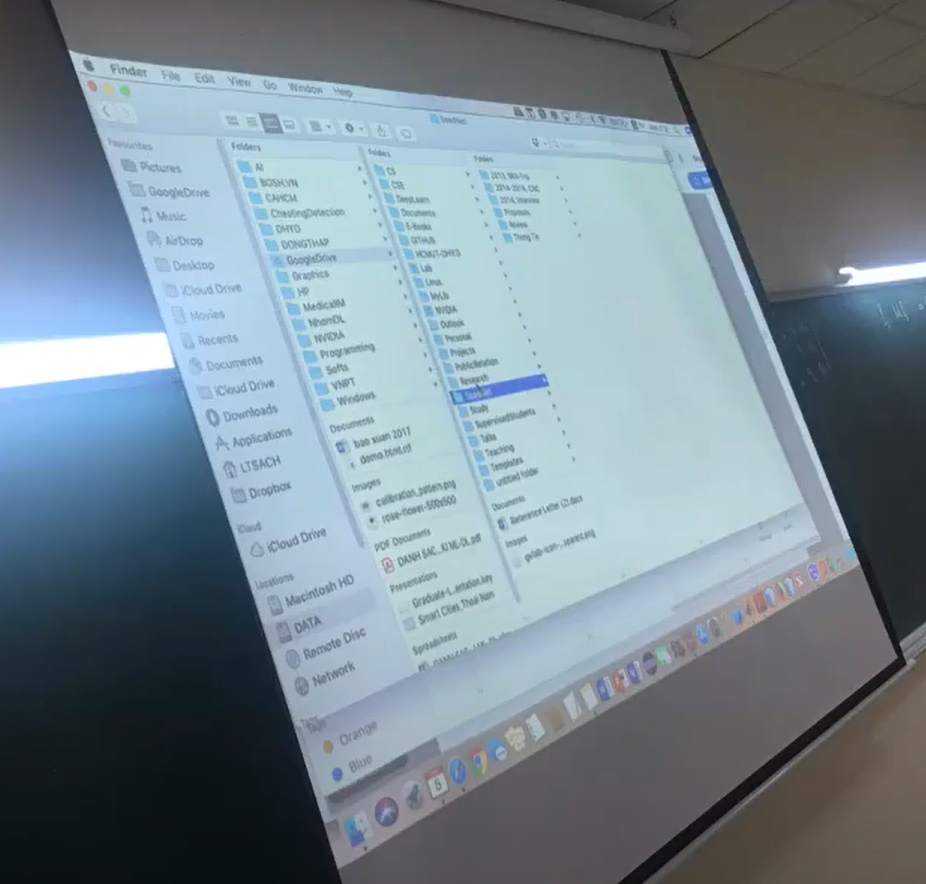
#> input picture CV_3_4/input/hough.png, 926 x 884 px
$ jupyter execute hough_line.py.ipynb
#> lines starting #> are read from the running program, lines starting #| are printed output that depends on the picture; after the words box and inside, x2 and y2 are one past the last pixel; in counts of white or black regions, pixels touching at a corner belong together
### CV_3_4/utils.py
import cv2
import numpy as np
import matplotlib.pyplot as plt
import math
import imutils
import numpy as np
import matplotlib.pylab as plt
from imutils import contours
from scipy.fftpack import dct, idct


# implement 2D DCT
def dct2(a):
    return dct(dct(a.T, norm='ortho').T, norm='ortho')

# implement 2D IDCT
def idct2(a):
    return idct(idct(a.T, norm='ortho').T, norm='ortho')


def s(img):
    plt.imshow(img)
    # plt.axis("off")
    plt.show()

img = cv2.imread("input/bang_diem.png")

import cv2

# [85 lines left out: functions rotate_image, extract_digit, save_image, not called in this run]

### CV_3_4/hough_line.py.ipynb
# HOUGH TRANSFORM

[cell 1]
import cv2
from utils import s
import numpy as np

[cell 2]
im = cv2.imread("input/hough.png")
#> im is the input picture: shape (884, 926, 3); mean B, G, R 144.2, 134.3, 118.6
s(im)

[cell 3]
gray = cv2.cvtColor(im,cv2.COLOR_BGR2GRAY)
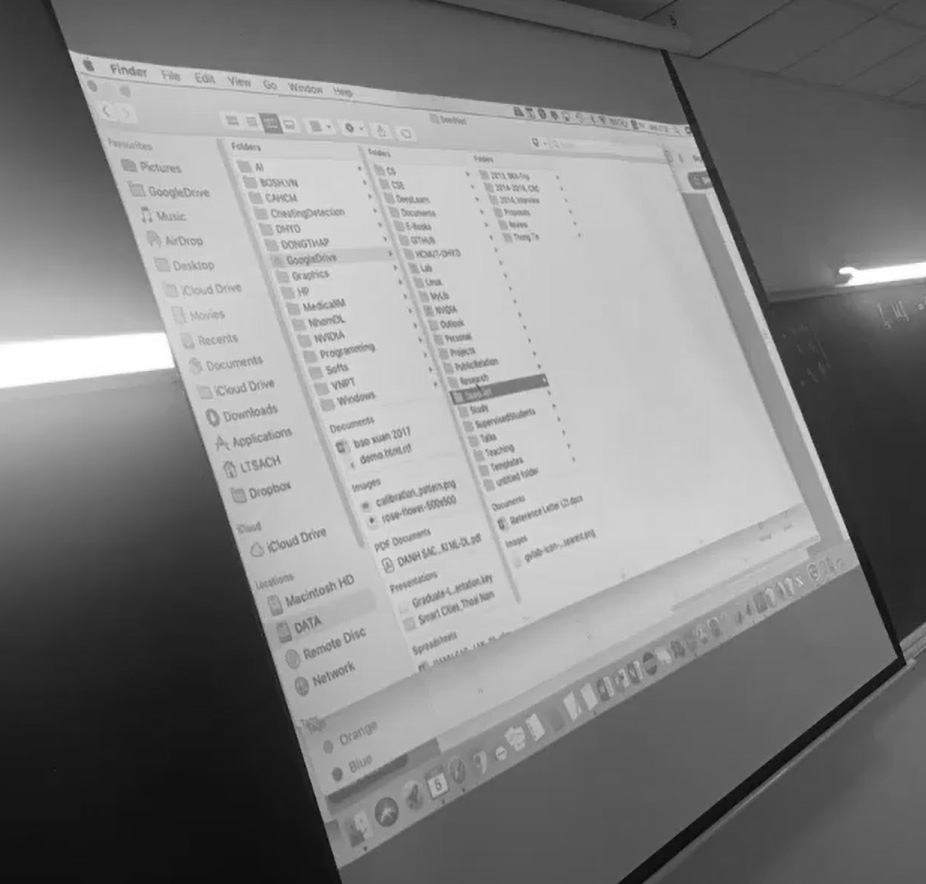
#> gray: shape (884, 926); min 6, max 255, mean 130.7
edges = cv2.Canny(gray,50,200)
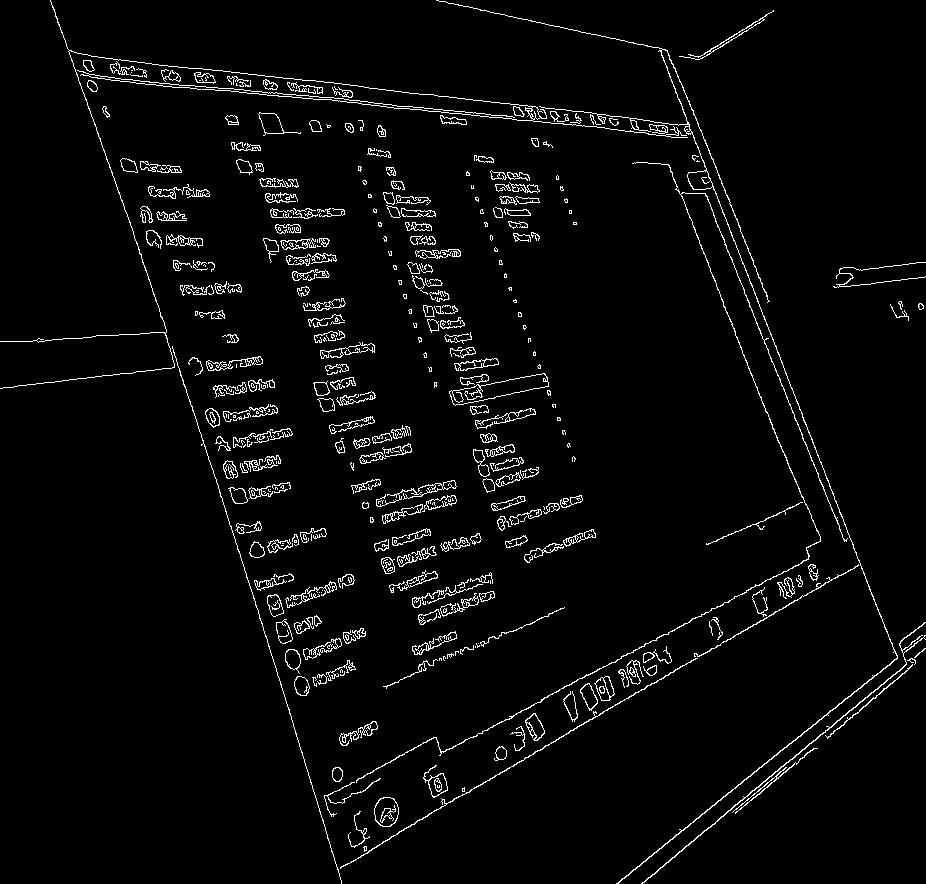
#> edges: shape (884, 926); 3.4% white in thin lines or dots

## HOUGH LINE DETECTION API

[cell 4]
max_slider = 270
lines = cv2.HoughLinesP(edges,1,np.pi/180,max_slider,minLineLength=30,maxLineGap=250)
#> lines = [[76, 73, 704, 139], [336, 866, 860, 563], [321, 817, 849, 537]]
lines = lines.reshape(lines.shape[0],lines.shape[2],lines.shape[1]).squeeze(-1)
print(lines)
#| [[ 76  73 704 139]
#|  [336 866 860 563]
#|  [321 817 849 537]]

[cell 5]
im_clone = im.copy()
for line in lines:
    x1,y1,x2,y2 =line
    cv2.line(im_clone,(x1,y1),(x2,y2),(255,0,0),3)
#> this loop made 3 passes
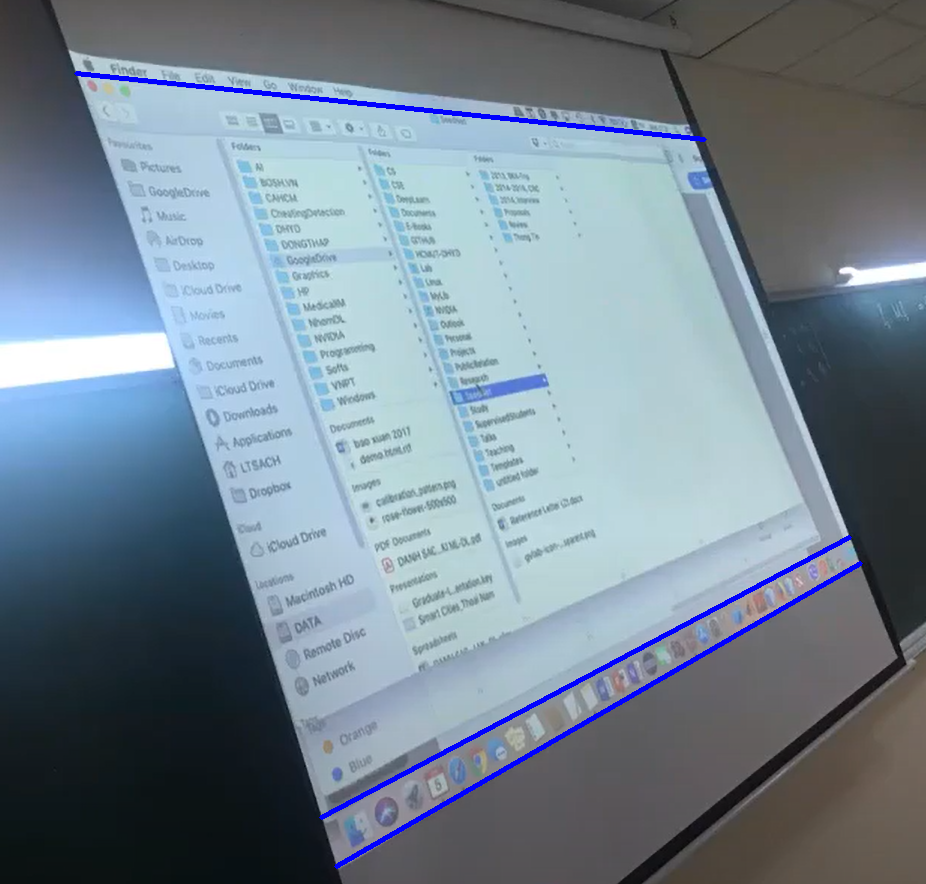
#> im_clone: shape (884, 926, 3); 1.12% of pixels changed, all inside (x1, y1, x2, y2) = (74, 71, 863, 869)
s(im_clone)

[cell 6]
line_top = lines[lines[:,:1].argmin()]
#> line_top = [76, 73, 704, 139]
line_bot = lines[lines[:,:1].argmax()]
#> line_bot = [336, 866, 860, 563]

[cell 7]
pt_A = line_top[:2]
#> pt_A = [76, 73]
pt_B = line_bot[:2]
#> pt_B = [336, 866]
pt_C = line_bot[2:]
#> pt_C = [860, 563]
pt_D = line_top[2:]
#> pt_D = [704, 139]

[cell 8]
width_AD = np.sqrt(((pt_A[0]-pt_D[0])**2) + ((pt_A[1]-pt_D[1])**2))
#> width_AD = 631.5
width_BC = np.sqrt(((pt_B[0]-pt_C[0])**2) + ((pt_B[1]-pt_C[1])**2))
#> width_BC = 605.3
maxWidth = max(int(width_AD),int(width_BC))
#> maxWidth = 631

[cell 9]
height_AB = np.sqrt(((pt_A[0] - pt_B[0]) ** 2) + ((pt_A[1] - pt_B[1]) ** 2))
#> height_AB = 834.5
height_CD = np.sqrt(((pt_C[0] - pt_D[0]) ** 2) + ((pt_C[1] - pt_D[1]) ** 2))
#> height_CD = 451.8
maxHeight = max(int(height_AB), int(height_CD))
#> maxHeight = 834

[cell 10]
input_pts = np.float32([pt_A, pt_B, pt_C, pt_D])
#> input_pts = [[76, 73], [336, 866], [860, 563], [704, 139]]
output_pts = np.float32([[0, 0],
                        [0, maxHeight - 1],
                        [maxWidth - 1, maxHeight - 1],
                        [maxWidth - 1, 0]])
#> output_pts = [[0, 0], [0, 833], [630, 833], [630, 0]]

[cell 11]
M = cv2.getPerspectiveTransform(input_pts,output_pts)
#> M = [[0.547, -0.179, -28.5], [-0.116, 1.11, -71.96], [-0.000732, 0.000304, 1]]
out = cv2.warpPerspective(im,M,(maxWidth,maxHeight),flags=cv2.INTER_LINEAR)
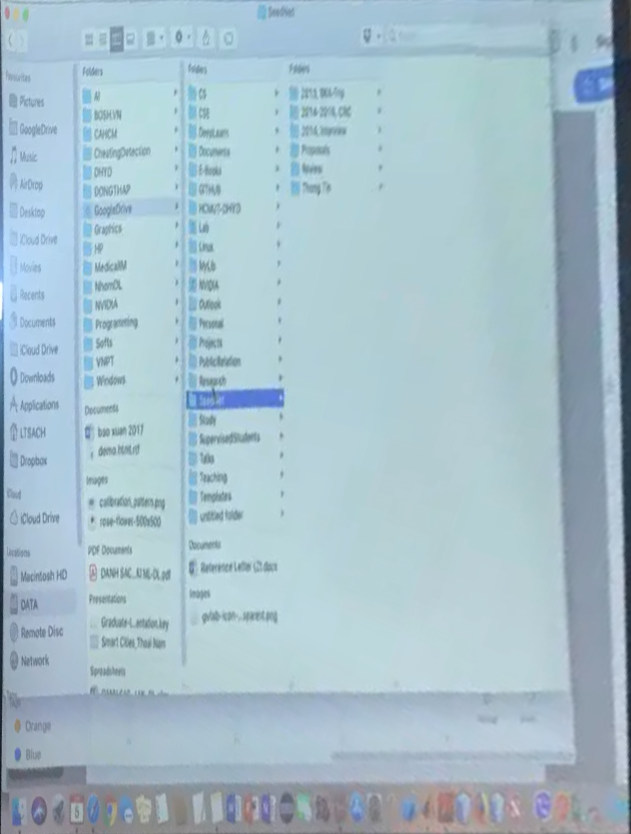
#> out: shape (834, 631, 3); mean B, G, R 202.6, 191.4, 166.6
s(out)

[cell 12]
scale_percent_width =220
width = int(out.shape[1]*scale_percent_width/100)
#> width = 1388
height=int(out.shape[0])
#> height = 834
dim = (width,height)
#> dim = (1388, 834)
resized = cv2.resize(out,dim,interpolation=cv2.INTER_AREA)
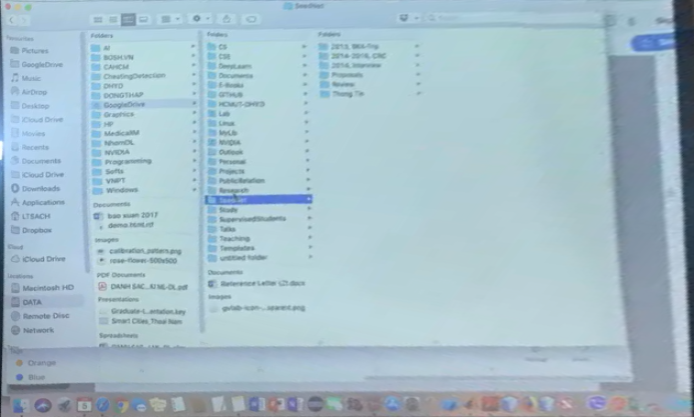
#> resized: shape (834, 1388, 3) (shown at 1/2 size); mean B, G, R 202.6, 191.4, 166.6
s(resized)
